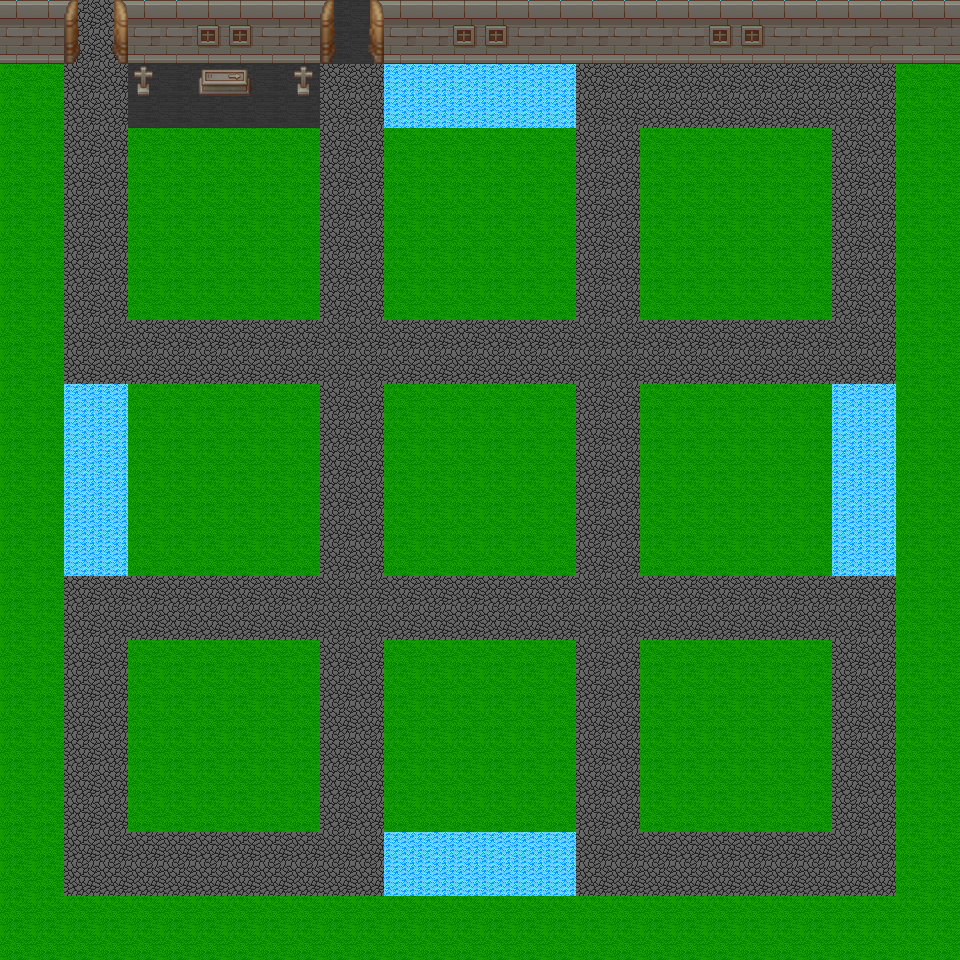

Rendered tile map (Tiled .tmx) drawn with the repository's tilesets; below, a short description and the full map source, tile grids included:
An orthogonal 30x30 tile map with 32x32 px tiles, 2 tile layers (sol, objet).

<map version="1.10" tiledversion="1.10.0" orientation="orthogonal" renderorder="right-down" width="30" height="30" tilewidth="32" tileheight="32" infinite="0" nextlayerid="3" nextobjectid="1">
 <tileset firstgid="1" source="tileSheetMap.tsx" />
 <layer id="1" name="sol" width="30" height="30">
  <data encoding="csv">
1,1,27,27,1,1,23,23,23,23,23,23,23,23,23,23,1,1,1,1,1,1,1,1,1,1,1,1,1,1,
1,1,27,27,1,1,23,23,23,23,23,23,23,23,23,23,1,1,1,1,1,1,1,1,1,1,1,1,1,1,
19,19,27,27,23,23,23,23,23,23,27,27,1,1,1,1,1,1,27,27,27,27,27,27,27,27,27,27,19,19,
19,19,27,27,23,23,23,23,23,23,27,27,1,1,1,1,1,1,27,27,27,27,27,27,27,27,27,27,19,19,
19,19,27,27,19,19,19,19,19,19,27,27,19,19,19,19,19,19,27,27,19,19,19,19,19,19,27,27,19,19,
19,19,27,27,19,19,19,19,19,19,27,27,19,19,19,19,19,19,27,27,19,19,19,19,19,19,27,27,19,19,
19,19,27,27,19,19,19,19,19,19,27,27,19,19,19,19,19,19,27,27,19,19,19,19,19,19,27,27,19,19,
19,19,27,27,19,19,19,19,19,19,27,27,19,19,19,19,19,19,27,27,19,19,19,19,19,19,27,27,19,19,
19,19,27,27,19,19,19,19,19,19,27,27,19,19,19,19,19,19,27,27,19,19,19,19,19,19,27,27,19,19,
19,19,27,27,19,19,19,19,19,19,27,27,19,19,19,19,19,19,27,27,19,19,19,19,19,19,27,27,19,19,
19,19,27,27,27,27,27,27,27,27,27,27,27,27,27,27,27,27,27,27,27,27,27,27,27,27,27,27,19,19,
19,19,27,27,27,27,27,27,27,27,27,27,27,27,27,27,27,27,27,27,27,27,27,27,27,27,27,27,19,19,
19,19,1,1,19,19,19,19,19,19,27,27,19,19,19,19,19,19,27,27,19,19,19,19,19,19,1,1,19,19,
19,19,1,1,19,19,19,19,19,19,27,27,19,19,19,19,19,19,27,27,19,19,19,19,19,19,1,1,19,19,
19,19,1,1,19,19,19,19,19,19,27,27,19,19,19,19,19,19,27,27,19,19,19,19,19,19,1,1,19,19,
19,19,1,1,19,19,19,19,19,19,27,27,19,19,19,19,19,19,27,27,19,19,19,19,19,19,1,1,19,19,
19,19,1,1,19,19,19,19,19,19,27,27,19,19,19,19,19,19,27,27,19,19,19,19,19,19,1,1,19,19,
19,19,1,1,19,19,19,19,19,19,27,27,19,19,19,19,19,19,27,27,19,19,19,19,19,19,1,1,19,19,
19,19,27,27,27,27,27,27,27,27,27,27,27,27,27,27,27,27,27,27,27,27,27,27,27,27,27,27,19,19,
19,19,27,27,27,27,27,27,27,27,27,27,27,27,27,27,27,27,27,27,27,27,27,27,27,27,27,27,19,19,
19,19,27,27,19,19,19,19,19,19,27,27,19,19,19,19,19,19,27,27,19,19,19,19,19,19,27,27,19,19,
19,19,27,27,19,19,19,19,19,19,27,27,19,19,19,19,19,19,27,27,19,19,19,19,19,19,27,27,19,19,
19,19,27,27,19,19,19,19,19,19,27,27,19,19,19,19,19,19,27,27,19,19,19,19,19,19,27,27,19,19,
19,19,27,27,19,19,19,19,19,19,27,27,19,19,19,19,19,19,27,27,19,19,19,19,19,19,27,27,19,19,
19,19,27,27,19,19,19,19,19,19,27,27,19,19,19,19,19,19,27,27,19,19,19,19,19,19,27,27,19,19,
19,19,27,27,19,19,19,19,19,19,27,27,19,19,19,19,19,19,27,27,19,19,19,19,19,19,27,27,19,19,
19,19,27,27,27,27,27,27,27,27,27,27,1,1,1,1,1,1,27,27,27,27,27,27,27,27,27,27,19,19,
19,19,27,27,27,27,27,27,27,27,27,27,1,1,1,1,1,1,27,27,27,27,27,27,27,27,27,27,19,19,
19,19,19,19,19,19,19,19,19,19,19,19,19,19,19,19,19,19,19,19,19,19,19,19,19,19,19,19,19,19,
19,19,19,19,19,19,19,19,19,19,19,19,19,19,19,19,19,19,19,19,19,19,19,19,19,19,19,19,19,19
</data>
 </layer>
 <layer id="2" name="objet" width="30" height="30">
  <data encoding="csv">
95,95,93,94,95,95,109,110,95,95,93,94,95,95,109,110,95,95,95,95,95,95,109,110,95,95,95,96,97,98,
104,104,102,103,104,104,118,119,104,104,102,103,104,104,118,119,104,104,104,104,104,104,118,119,104,104,104,105,106,107,
0,0,0,0,50,0,64,65,0,50,0,0,0,0,0,0,0,0,0,0,0,0,0,0,0,0,0,0,0,0,
0,0,0,0,0,0,0,0,0,0,0,0,0,0,0,0,0,0,0,0,0,0,0,0,0,0,0,0,0,0,
0,0,0,0,0,0,0,0,0,0,0,0,0,0,0,0,0,0,0,0,0,0,0,0,0,0,0,0,0,0,
0,0,0,0,0,0,0,0,0,0,0,0,0,0,0,0,0,0,0,0,0,0,0,0,0,0,0,0,0,0,
0,0,0,0,0,0,0,0,0,0,0,0,0,0,0,0,0,0,0,0,0,0,0,0,0,0,0,0,0,0,
0,0,0,0,0,0,0,0,0,0,0,0,0,0,0,0,0,0,0,0,0,0,0,0,0,0,0,0,0,0,
0,0,0,0,0,0,0,0,0,0,0,0,0,0,0,0,0,0,0,0,0,0,0,0,0,0,0,0,0,0,
0,0,0,0,0,0,0,0,0,0,0,0,0,0,0,0,0,0,0,0,0,0,0,0,0,0,0,0,0,0,
0,0,0,0,0,0,0,0,0,0,0,0,0,0,0,0,0,0,0,0,0,0,0,0,0,0,0,0,0,0,
0,0,0,0,0,0,0,0,0,0,0,0,0,0,0,0,0,0,0,0,0,0,0,0,0,0,0,0,0,0,
0,0,0,0,0,0,0,0,0,0,0,0,0,0,0,0,0,0,0,0,0,0,0,0,0,0,0,0,0,0,
0,0,0,0,0,0,0,0,0,0,0,0,0,0,0,0,0,0,0,0,0,0,0,0,0,0,0,0,0,0,
0,0,0,0,0,0,0,0,0,0,0,0,0,0,0,0,0,0,0,0,0,0,0,0,0,0,0,0,0,0,
0,0,0,0,0,0,0,0,0,0,0,0,0,0,0,0,0,0,0,0,0,0,0,0,0,0,0,0,0,0,
0,0,0,0,0,0,0,0,0,0,0,0,0,0,0,0,0,0,0,0,0,0,0,0,0,0,0,0,0,0,
0,0,0,0,0,0,0,0,0,0,0,0,0,0,0,0,0,0,0,0,0,0,0,0,0,0,0,0,0,0,
0,0,0,0,0,0,0,0,0,0,0,0,0,0,0,0,0,0,0,0,0,0,0,0,0,0,0,0,0,0,
0,0,0,0,0,0,0,0,0,0,0,0,0,0,0,0,0,0,0,0,0,0,0,0,0,0,0,0,0,0,
0,0,0,0,0,0,0,0,0,0,0,0,0,0,0,0,0,0,0,0,0,0,0,0,0,0,0,0,0,0,
0,0,0,0,0,0,0,0,0,0,0,0,0,0,0,0,0,0,0,0,0,0,0,0,0,0,0,0,0,0,
0,0,0,0,0,0,0,0,0,0,0,0,0,0,0,0,0,0,0,0,0,0,0,0,0,0,0,0,0,0,
0,0,0,0,0,0,0,0,0,0,0,0,0,0,0,0,0,0,0,0,0,0,0,0,0,0,0,0,0,0,
0,0,0,0,0,0,0,0,0,0,0,0,0,0,0,0,0,0,0,0,0,0,0,0,0,0,0,0,0,0,
0,0,0,0,0,0,0,0,0,0,0,0,0,0,0,0,0,0,0,0,0,0,0,0,0,0,0,0,0,0,
0,0,0,0,0,0,0,0,0,0,0,0,0,0,0,0,0,0,0,0,0,0,0,0,0,0,0,0,0,0,
0,0,0,0,0,0,0,0,0,0,0,0,0,0,0,0,0,0,0,0,0,0,0,0,0,0,0,0,0,0,
0,0,0,0,0,0,0,0,0,0,0,0,0,0,0,0,0,0,0,0,0,0,0,0,0,0,0,0,0,0,
0,0,0,0,0,0,0,0,0,0,0,0,0,0,0,0,0,0,0,0,0,0,0,0,0,0,0,0,0,0
</data>
 </layer>
</map>
